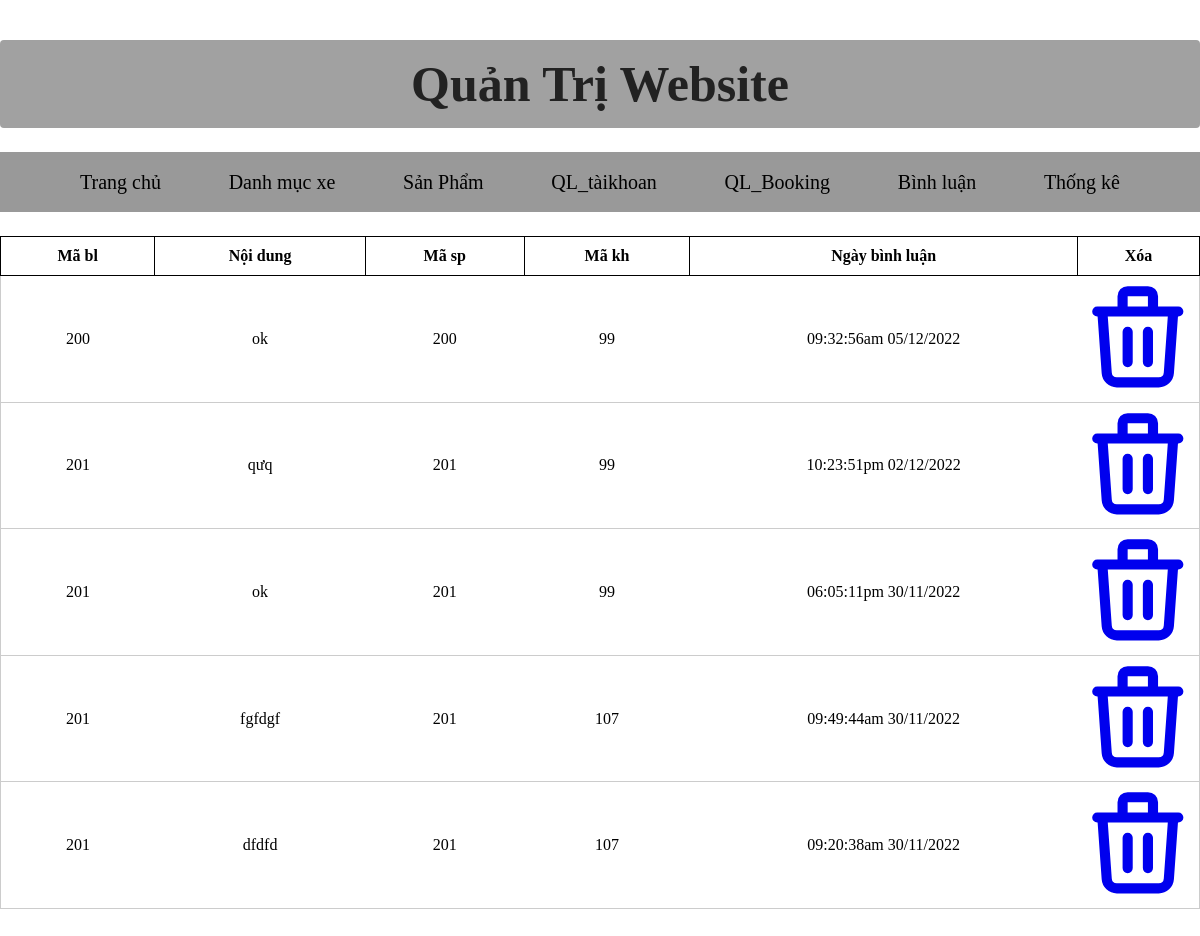
/admin/index.php?act=list_binhluan, run on the app's committed database.
### tables this page shows
CREATE TABLE `binh_luan` (
  `ma_bl` int(11) NOT NULL,
  `noi_dung` varchar(250) NOT NULL,
  `id_xebook` int(11) NOT NULL,
  `id_user` int(10) NOT NULL,
  `ngay_bl` varchar(50) NOT NULL
);

### modal/pdo.php (called while the page is built, shortened)
<?php
function pdo_get_connection(){
    $dburl = "mysql:host=localhost;dbname=duan1;charset=utf8";
    $username = 'root';
    $password = '';
    $conn = new PDO($dburl, $username, $password);
    $conn->setAttribute(PDO::ATTR_ERRMODE, PDO::ERRMODE_EXCEPTION);
    return $conn;
}
function pdo_query($sql){
    $sql_args = array_slice(func_get_args(), 1);
    try{
        $conn = pdo_get_connection();
        $stmt = $conn->prepare($sql);
        $stmt->execute($sql_args);
        $rows = $stmt->fetchAll();
        return $rows;
    }
    catch(PDOException $e){
        throw $e;
    }
    finally{
        unset($conn);
    }
}

### modal/binh_luan.php (called while the page is built, shortened)
<?php
function load_binhluan()
{
    $sql = "SELECT * FROM binh_luan ORDER BY ma_bl DESC";
    $list_binhluan = pdo_query($sql);
    return $list_binhluan;
}

### admin/binh_luan/list.php (the view)
<div class="bg-gray-200">
    <div class="container mx-auto p-24">
        <table class="divide-y divide-gray-300 w-full">
            <thead class="bg-gray-50">
                <tr>
                    <th class="py-2 text-xl text-gray-500">
                        Mã bl
                    </th>
                    <th class="py-2 text-xl text-gray-500">
                        Nội dung
                    </th>
                    <th class="py-2 text-xl text-gray-500">
                        Mã sp
                    </th>
                    <th class="py-2 text-xl text-gray-500">
                        Mã kh
                    </th>
                    <th class="py-2 text-xl text-gray-500">
                        Ngày bình luận
                    </th>
                    <th class="py-2 text-xl text-gray-500">
                        Xóa
                    </th>
                </tr>
            </thead>
            <tbody class="bg-white divide-y divide-gray-300">
                <?php
                foreach ($list_bl as $show) {
                    extract($show);
                    $xoa_binhluan = "index.php?act=xoa_binhluan&ma_bl=" . $ma_bl;
                    echo '
                        <tr class="whitespace-nowrap">
                            <td class="pl-24 py-4 text-sm text-gray-500">
                                ' . $id_xebook . '
                            </td>
                            <td class="pl-24 py-4">
                                <div class="text-sm text-gray-900">
                                    ' . $noi_dung . '
                                </div>
                            </td>
                            <td class="pl-24 py-4">
                                <div class="text-sm text-gray-900">
                                    ' . $id_xebook . '
                                </div>
                            </td>
                            <td class="pl-24 py-4">
                                <div class="text-sm text-gray-900">
                                    ' . $id_user . '
                                </div>
                            </td>
                            <td class="pl-24 py-4">
                                <div class="text-sm text-gray-900">
                                    ' . $ngay_bl . '
                                </div>
                            </td>
                            <td class="pl-24 py-4">
                                <a href="' . $xoa_binhluan . '">
                                    <svg xmlns="http://www.w3.org/2000/svg" class="w-6 h-6 text-red-400" fill="none" viewBox="0 0 24 24" stroke="currentColor">
                                        <path stroke-linecap="round" stroke-linejoin="round" stroke-width="2" d="M19 7l-.867 12.142A2 2 0 0116.138 21H7.862a2 2 0 01-1.995-1.858L5 7m5 4v6m4-6v6m1-10V4a1 1 0 00-1-1h-4a1 1 0 00-1 1v3M4 7h16" />
                                    </svg>
                                </a>
                            </td>
                        </tr>
                ';
                }
                ?>
            </tbody>
        </table>
    </div>
</div>

### admin/style.css (style rules this page uses)
* { margin: 0; padding: 0; }
body { width: 100%; }

### admin/style2.css (style rules this page uses)
table, th ,tr { border:1px solid #ccc; }
table { border-collapse:collapse; }
thead { font-weight: 500; }
table, th { border:1px solid black; padding: 10px; }
tr { text-align: center; }
table { width: 100%; border-collapse:collapse; }

### data on the page
binh_luan: id_xebook "200", noi_dung "ok", id_user "99", ngay_bl "09:32:56am 05/12/2022"
binh_luan: id_xebook "201", noi_dung "qưq", id_user "99", ngay_bl "10:23:51pm 02/12/2022"
binh_luan: id_xebook "201", noi_dung "ok", id_user "99", ngay_bl "06:05:11pm 30/11/2022"
binh_luan: id_xebook "201", noi_dung "fgfdgf", id_user "107", ngay_bl "09:49:44am 30/11/2022"
binh_luan: id_xebook "201", noi_dung "dfdfd", id_user "107", ngay_bl "09:20:38am 30/11/2022"
